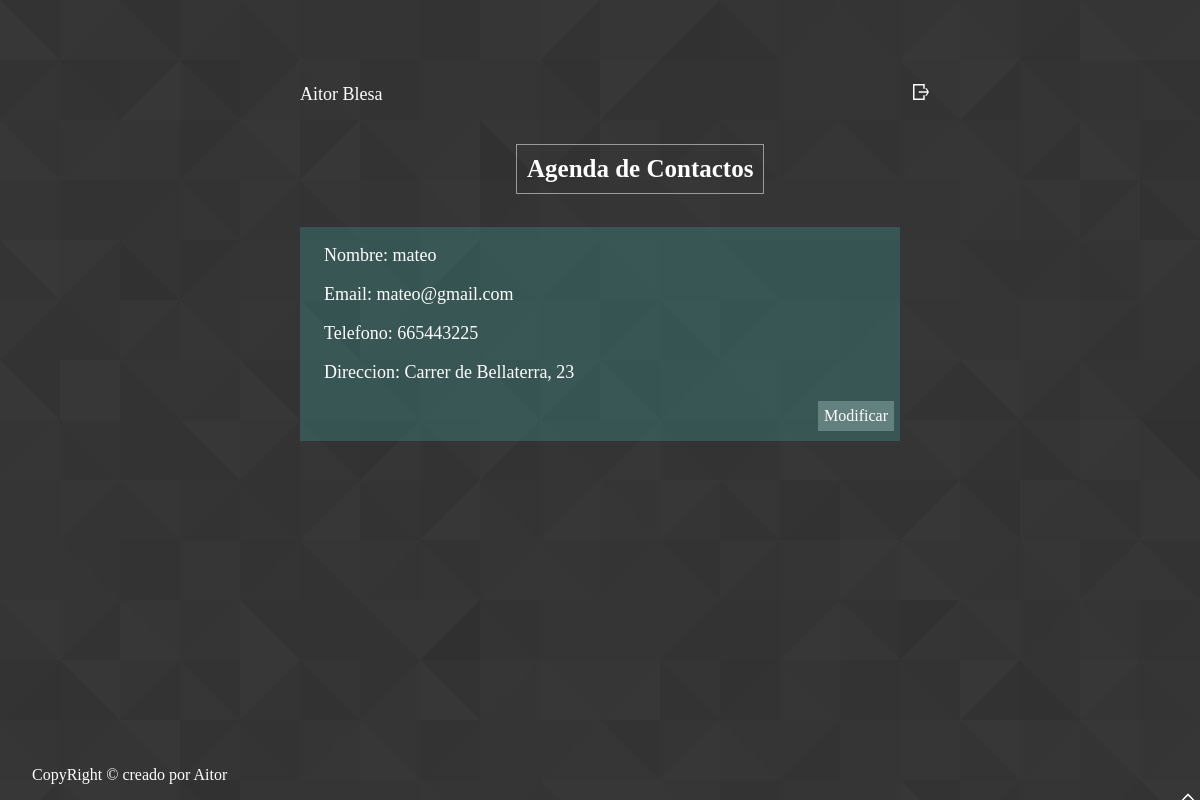
Before: /bienvenida.php (signed in) with the older database file.
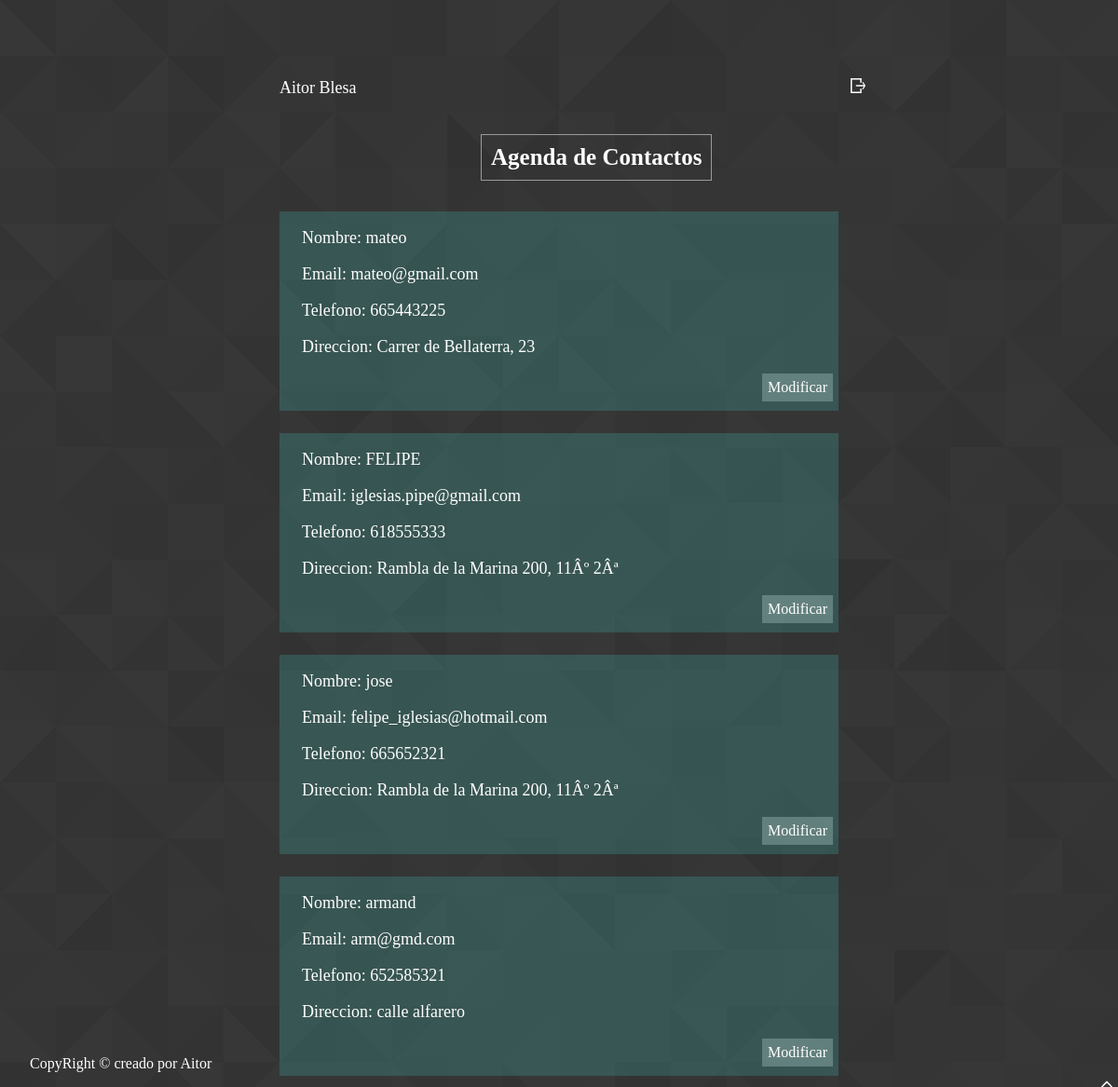
After: the same page with the newer database file.
### tables this page shows
CREATE TABLE IF NOT EXISTS `tbl_contactos` (
  `con_id` int(11) NOT NULL,
  `con_nombre` varchar(25) NOT NULL,
  `con_apellido` varchar(50) NOT NULL,
  `con_mail` varchar(50) NOT NULL,
  `con_telefono` int(9) NOT NULL,
  `con_direccion` varchar(90) NOT NULL,
  `con_latitud` float NOT NULL,
  `con_longitud` float NOT NULL,
  `usu_id` int(11) NOT NULL
);

### bienvenida.php (the view, shortened to what this page needs)
<?php
include('/login/conexion.php');
?>
<!DOCTYPE html>
<html>
	<head>
		<link rel="stylesheet" type="text/css" href="css/styles.css">
	</head>
		<body>
		<section class="envoltura">
		<header>
			<p><a href="login/logout.php" class="logout" title="Logout"><img src="img/logout_white.png" alt="Logout"></a>
			<?php echo $_SESSION['nombre_usuario']. " " .$_SESSION['apellido_usuario']?></p>
			<h1>Agenda de Contactos</h1>
		</header>
			<?php
				$sql ="SELECT * FROM tbl_contactos WHERE usu_id=$_SESSION[usu_id]";
				$datos = mysqli_query($conexion, $sql);
				if(mysqli_num_rows($datos)!=0){
	            	while ($mostrar = mysqli_fetch_array($datos)) {
						echo "<article class='contenido'>";
						echo utf8_encode("<p>Nombre: $mostrar[con_nombre]</p>");
						echo utf8_encode(" <p>Email: $mostrar[con_mail]</p>");
						echo utf8_encode(" <p>Telefono: $mostrar[con_telefono]</p>");
						echo utf8_encode(" <p>Direccion: $mostrar[con_direccion]</p>");
						echo utf8_encode("<a href='modificar.php' class='modificar'>Modificar</a>");
	            	echo "</article>";
               }
                  echo "<div id='map' style='width:600px;height:500px;'></div><br/>";
				}else{
	        		echo "<article id='rellena_contenido'>Inserta contactos en tu agenda!</article>";
	        	}
			?>
		</section>
      <?php include 'template/footer.php'; ?>
	</body>
</html>

Changed rows visible on the page:
added tbl_contactos: con_nombre "Nombre: FELIPE", con_mail "Email: iglesias.pipe@gmail.com", con_telefono "Telefono: 618555333", con_direccion "Direccion: Rambla de la Marina 200, 11Âº 2Âª"
added tbl_contactos: con_nombre "Nombre: jose", con_mail "Email: felipe_iglesias@hotmail.com", con_telefono "Telefono: 665652321", con_direccion "Direccion: Rambla de la Marina 200, 11Âº 2Âª"
added tbl_contactos: con_nombre "Nombre: armand", con_mail "Email: arm@gmd.com", con_telefono "Telefono: 652585321", con_direccion "Direccion: calle alfarero"
